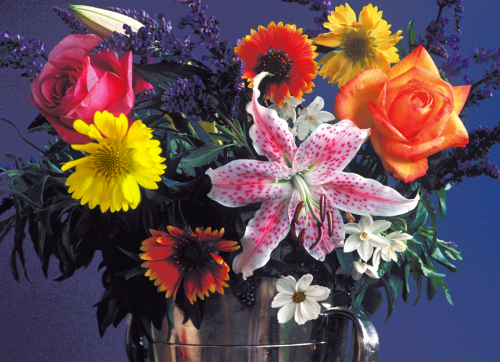
#> input picture 实验3/flowers.tif, 500 x 362 px
$ python Rotate.py
#> lines starting #> are read from the running program, lines starting #| are printed output that depends on the picture
import cv2
import numpy as np
img=cv2.imread('flowers.tif',0)
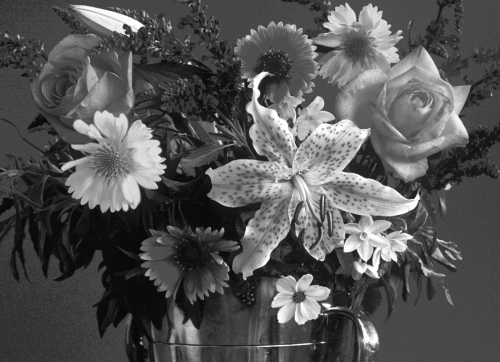
#> img: shape (362, 500); min 8, max 255, mean 84.6
rows,cols=img.shape
#> rows = 362; cols = 500
# 这里的第一个参数为旋转中心，第二个为旋转角度，第三个为旋转后的缩放因子
# 可以通过设置旋转中心，缩放因子，以及窗口大小来防止旋转后超出边界的问题
M=cv2.getRotationMatrix2D((cols/2,rows/2),45,0.6)
# 第三个参数是输出图像的尺寸中心
dst=cv2.warpAffine(img,M,(cols,rows))
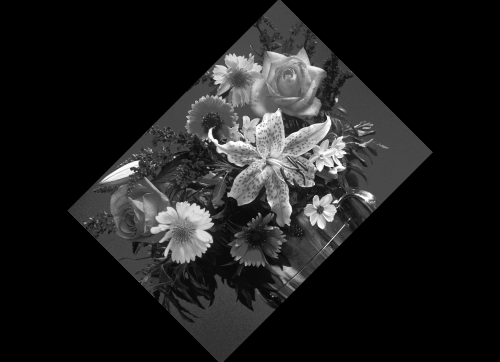
#> dst: shape (362, 500); min 0, max 255, mean 30.4
cv2.imwrite('before.jpg',dst)
cv2.imshow('after',dst)
cv2.waitKey(0)
cv2.destroyAllWindows()
